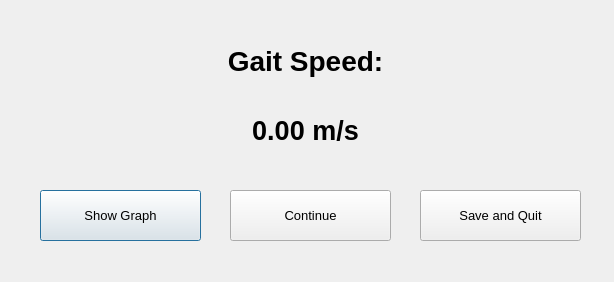
<?xml version="1.0" encoding="UTF-8"?>
<ui version="4.0">
 <class>Dialog</class>
 <widget class="QDialog" name="Dialog">
  <property name="geometry">
   <rect>
    <x>0</x>
    <y>0</y>
    <width>614</width>
    <height>282</height>
   </rect>
  </property>
  <property name="windowTitle">
   <string>Calculated Gait Speed</string>
  </property>
  <widget class="QLabel" name="label">
   <property name="geometry">
    <rect>
     <x>10</x>
     <y>30</y>
     <width>591</width>
     <height>61</height>
    </rect>
   </property>
   <property name="sizeIncrement">
    <size>
     <width>2</width>
     <height>2</height>
    </size>
   </property>
   <property name="font">
    <font>
     <pointsize>21</pointsize>
     <weight>75</weight>
     <bold>true</bold>
    </font>
   </property>
   <property name="text">
    <string>Gait Speed:</string>
   </property>
   <property name="alignment">
    <set>Qt::AlignCenter</set>
   </property>
  </widget>
  <widget class="QLabel" name="label_2">
   <property name="geometry">
    <rect>
     <x>10</x>
     <y>100</y>
     <width>591</width>
     <height>61</height>
    </rect>
   </property>
   <property name="font">
    <font>
     <pointsize>20</pointsize>
     <weight>75</weight>
     <bold>true</bold>
    </font>
   </property>
   <property name="text">
    <string>0.00 m/s</string>
   </property>
   <property name="alignment">
    <set>Qt::AlignCenter</set>
   </property>
  </widget>
  <widget class="QPushButton" name="pushButton_2">
   <property name="geometry">
    <rect>
     <x>40</x>
     <y>190</y>
     <width>161</width>
     <height>51</height>
    </rect>
   </property>
   <property name="font">
    <font>
     <pointsize>10</pointsize>
    </font>
   </property>
   <property name="text">
    <string>Show Graph</string>
   </property>
  </widget>
  <widget class="QPushButton" name="pushButton_3">
   <property name="geometry">
    <rect>
     <x>420</x>
     <y>190</y>
     <width>161</width>
     <height>51</height>
    </rect>
   </property>
   <property name="font">
    <font>
     <pointsize>10</pointsize>
    </font>
   </property>
   <property name="text">
    <string>Save and Quit</string>
   </property>
  </widget>
  <widget class="QPushButton" name="pushButton_4">
   <property name="geometry">
    <rect>
     <x>230</x>
     <y>190</y>
     <width>161</width>
     <height>51</height>
    </rect>
   </property>
   <property name="font">
    <font>
     <pointsize>10</pointsize>
    </font>
   </property>
   <property name="text">
    <string>Continue</string>
   </property>
  </widget>
 </widget>
 <resources/>
 <connections/>
</ui>
